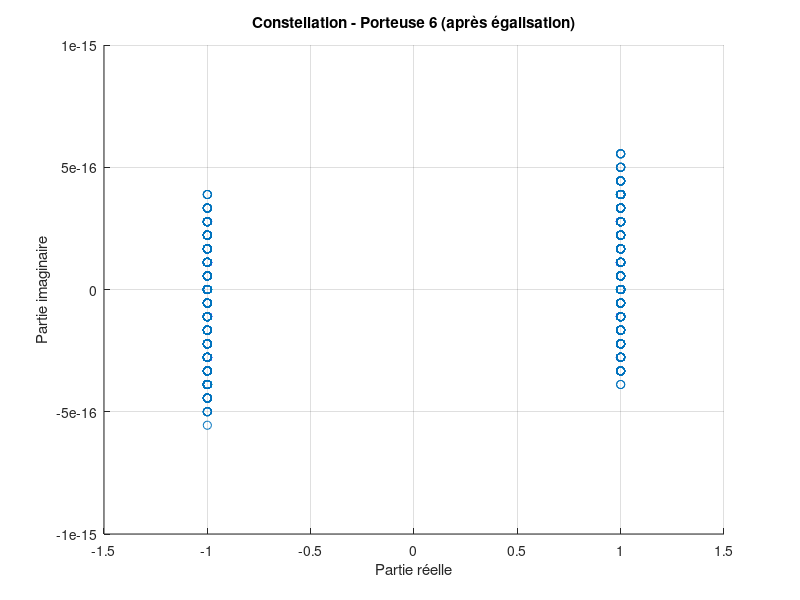
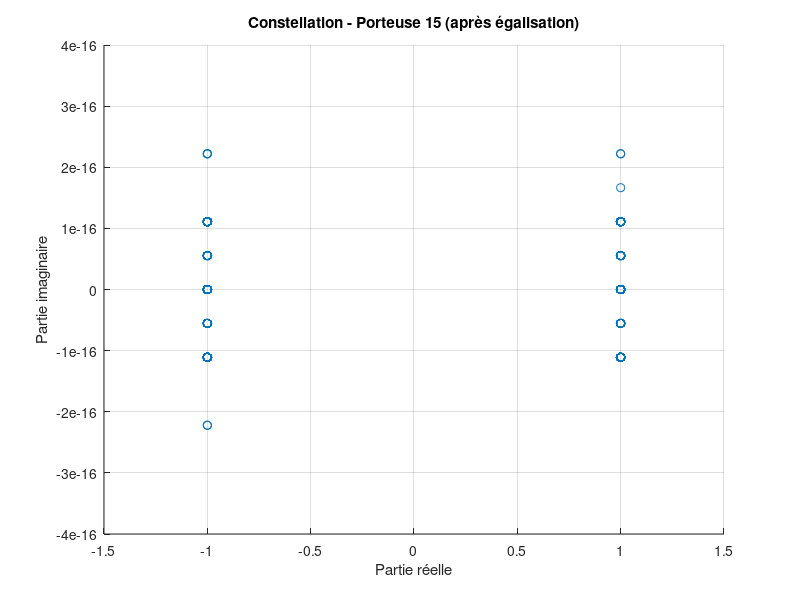

Reproduce these figures in MATLAB, in order.
clear all;
close all;

%%%%%%%%%%%%%%%%%%%%%%%%%%%%%%%%%%%%%%%%%%%%%%%%%%%%%%%%%%%%%%%%%%%%%%%%%%%
%                              Initialisation
%%%%%%%%%%%%%%%%%%%%%%%%%%%%%%%%%%%%%%%%%%%%%%%%%%%%%%%%%%%%%%%%%%%%%%%%%%%

% Variables
N = 16;                      % Nombre total de porteuses
N_actif = 16;                % Nombre de porteuses actives
nb_bits = 10000;             % Nombre total de bits
taille_garde = 2;            % Taille de l'intervalle de garde (en échantillons)

% Réponse impulsionnelle du canal
h = [0.407, 0.815, 0.407];

% Réponse en fréquence du canal
ck = fft(h, N);
matr_ck = repmat(ck(:), 1, nb_bits);

% Matrice des symboles (initialisation)
S = zeros(N, nb_bits);

%%%%%%%%%%%%%%%%%%%%%%%%%%%%%%%%%%%%%%%%%%%%%%%%%%%%%%%%%%%%%%%%%%%%%%%%%%%
%                            Modulation
%%%%%%%%%%%%%%%%%%%%%%%%%%%%%%%%%%%%%%%%%%%%%%%%%%%%%%%%%%%%%%%%%%%%%%%%%%%

% Mapping BPSK
for i = 1:N_actif
    S(i, :) = randi([0 1], 1, nb_bits) * 2 - 1;
end

% Génération du signal temporel via IFFT
Xe = ifft(S, N);

% Ajout du préfixe cyclique
prefixe_cyclique = Xe(N-taille_garde+1:end, :); % Copier la fin du symbole
Xe = [prefixe_cyclique; Xe];                   % Ajouter le préfixe au début
signalTemps = reshape(Xe, 1, nb_bits * (N + taille_garde));

%%%%%%%%%%%%%%%%%%%%%%%%%%%%%%%%%%%%%%%%%%%%%%%%%%%%%%%%%%%%%%%%%%%%%%%%%%%
%                      Passage dans le canal de transmission
%%%%%%%%%%%%%%%%%%%%%%%%%%%%%%%%%%%%%%%%%%%%%%%%%%%%%%%%%%%%%%%%%%%%%%%%%%%

% Filtrage du signal par le canal
signalCanal = filter(h, 1, signalTemps);

%%%%%%%%%%%%%%%%%%%%%%%%%%%%%%%%%%%%%%%%%%%%%%%%%%%%%%%%%%%%%%%%%%%%%%%%%%%
%                            Démodulation
%%%%%%%%%%%%%%%%%%%%%%%%%%%%%%%%%%%%%%%%%%%%%%%%%%%%%%%%%%%%%%%%%%%%%%%%%%%

% Reshape du signal reçu
signalRecu = reshape(signalCanal, N + taille_garde, nb_bits);

% Suppression du préfixe cyclique
Xs = signalRecu(taille_garde + 1:end, :);

% FFT pour retourner au domaine fréquentiel
symbolesRecus = fft(Xs, N);

%%%%%%%%%%%%%%%%%%%%%%%%%%%%%%%%%%%%%%%%%%%%%%%%%%%%%%%%%%%%%%%%%%%%%%%%%%%
%                       Égalisation ZFE (Zero Forcing Equalizer)
%%%%%%%%%%%%%%%%%%%%%%%%%%%%%%%%%%%%%%%%%%%%%%%%%%%%%%%%%%%%%%%%%%%%%%%%%%%

% Application de l'égalisation
symbolesEgales = (1 ./ matr_ck) .* symbolesRecus;

%%%%%%%%%%%%%%%%%%%%%%%%%%%%%%%%%%%%%%%%%%%%%%%%%%%%%%%%%%%%%%%%%%%%%%%%%%%
%                       Constellations (porteuses 6 et 15)
%%%%%%%%%%%%%%%%%%%%%%%%%%%%%%%%%%%%%%%%%%%%%%%%%%%%%%%%%%%%%%%%%%%%%%%%%%%

% Constellation pour les porteuses 6 et 15 après égalisation
porteuse6 = symbolesEgales(6, :);
porteuse15 = symbolesEgales(15, :);

figure('Name', 'Constellation porteuse 6 après égalisation');
scatter(real(porteuse6), imag(porteuse6));
xlabel('Partie réelle');
ylabel('Partie imaginaire');
title('Constellation - Porteuse 6 (après égalisation)');
grid on;

figure('Name', 'Constellation porteuse 15 après égalisation');
scatter(real(porteuse15), imag(porteuse15));
xlabel('Partie réelle');
ylabel('Partie imaginaire');
title('Constellation - Porteuse 15 (après égalisation)');
grid on;

%%%%%%%%%%%%%%%%%%%%%%%%%%%%%%%%%%%%%%%%%%%%%%%%%%%%%%%%%%%%%%%%%%%%%%%%%%%
%                       Calcul du Taux d'Erreur Binaire (TEB)
%%%%%%%%%%%%%%%%%%%%%%%%%%%%%%%%%%%%%%%%%%%%%%%%%%%%%%%%%%%%%%%%%%%%%%%%%%%

% Décision sur les symboles égalisés
bitsRecus = real(symbolesEgales) > 0;
bitsRecus = bitsRecus * 2 - 1;

% Calcul du TEB
tauxErreurBinaire = mean(S ~= bitsRecus, "all");

% Affichage des résultats
disp(['Taux d''Erreur Binaire (TEB) : ', num2str(tauxErreurBinaire)]);
